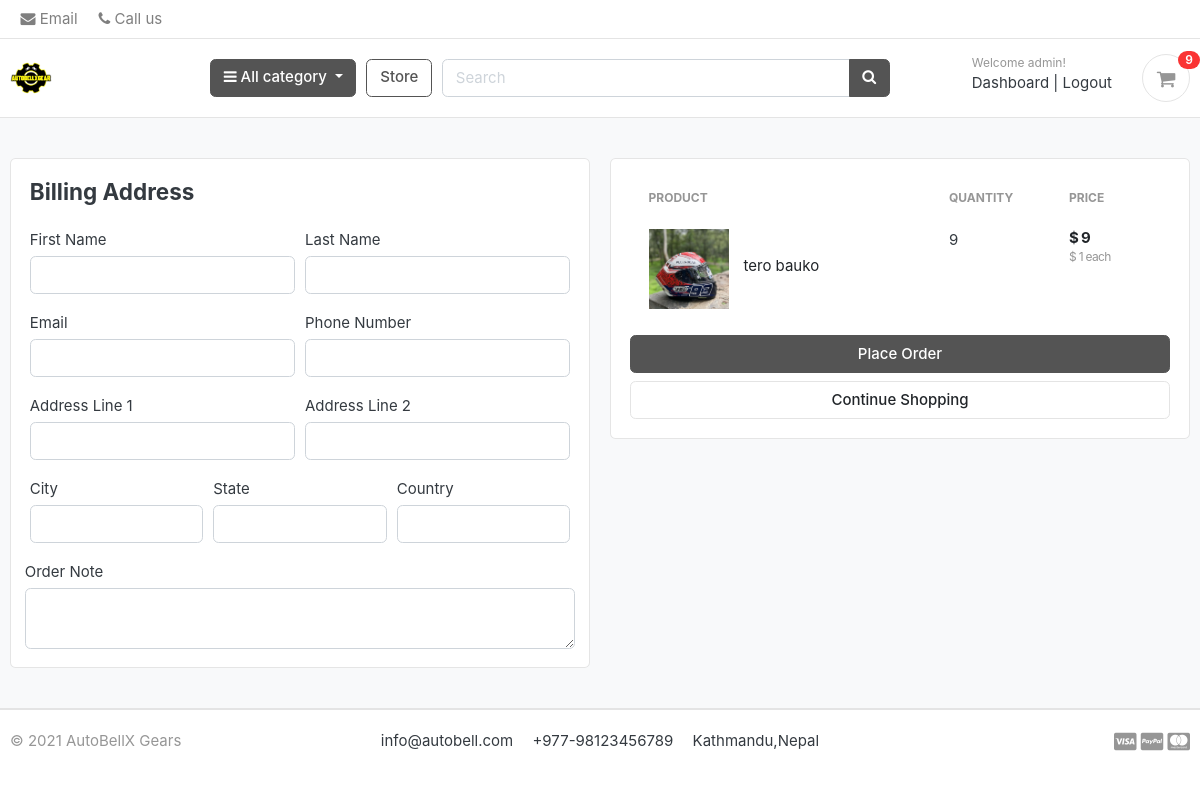
Page /cart/checkout/ (signed in) on the earlier database version.
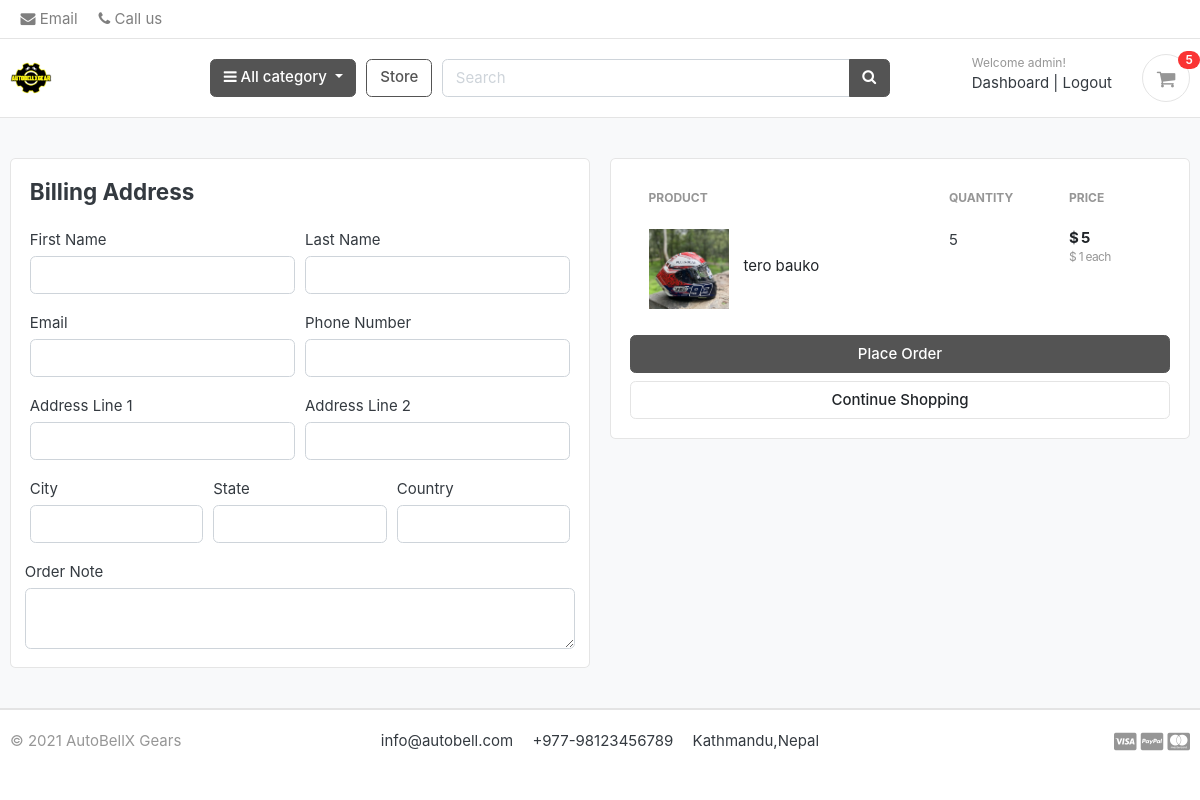
Same page on the later database version.
### carts/models.py (models this page shows, shortened)
class CartItem(models.Model):
    user = models.ForeignKey(Account, on_delete=models.CASCADE, null=True)
    product = models.ForeignKey(Product, on_delete=models.CASCADE)
    variations = models.ManyToManyField(Variation, blank=True)
    cart    = models.ForeignKey(Cart, on_delete=models.CASCADE, null=True)
    quantity = models.IntegerField()
    is_active = models.BooleanField(default=True)
    def sub_total(self):
        return self.product.price * self.quantity

### store/models.py (models this page shows, shortened)
class Product(models.Model):
    product_name    = models.CharField(max_length=200, unique=True)
    slug            = models.SlugField(max_length=200, unique=True)
    description     = models.TextField(max_length=500, blank=True)
    price           = models.IntegerField()
    images          = models.ImageField(upload_to='photos/products')
    stock           = models.IntegerField()
    is_available    = models.BooleanField(default=True)
    category        = models.ForeignKey(Category, on_delete=models.CASCADE)
    created_date    = models.DateTimeField(auto_now_add=True)
    modified_date   = models.DateTimeField(auto_now=True)
    def get_url(self):
        return reverse('product_detail', args=[self.category.slug, self.slug])

### carts/views.py (the view)
# urls.py: path('checkout/', views.checkout, name='checkout'),
@login_required(login_url='login')
def checkout(request, total=0, quantity=0, cart_items=None):
    try:
        tax = 0
        grand_total = 0
        if request.user.is_authenticated:
            cart_items = CartItem.objects.filter(user=request.user, is_active=True)
        else:
            cart = Cart.objects.get(cart_id=_cart_id(request))
            cart_items = CartItem.objects.filter(cart=cart, is_active=True)
        for cart_item in cart_items:
            total += (cart_item.product.price * cart_item.quantity)
            quantity += cart_item.quantity
        tax = (2 * total)/100
        grand_total = total + tax
    except ObjectDoesNotExist:
        pass #just ignore
    context = {
        'total': total,
        'quantity': quantity,
        'cart_items': cart_items,
        'tax'       : tax,
        'grand_total': grand_total,
    }
    return render(request, 'store/checkout.html', context)

### carts/context_processors.py (called while the page is built)
def counter(request):
    cart_count = 0
    if 'admin' in request.path:
        return {}
    else:
        try:
            cart = Cart.objects.filter(cart_id=_cart_id(request))
            if request.user.is_authenticated:
                cart_items = CartItem.objects.all().filter(user=request.user)
            else:
                cart_items = CartItem.objects.all().filter(cart=cart[:1])
            for cart_item in cart_items:
                cart_count += cart_item.quantity
        except Cart.DoesNotExist:
            cart_count = 0
    return dict(cart_count=cart_count)

### carts/views.py (called while the page is built)
def _cart_id(request):
    cart = request.session.session_key
    if not cart:
        cart = request.session.create()
    return cart

### category/context_processors.py (called while the page is built)
def menu_links(request):
    links = Category.objects.all()
    return dict(links=links)

### category/models.py (called while the page is built)
    def get_url(self):
            return reverse('products_by_category', args=[self.slug])

### templates/store/checkout.html (shortened to what this page needs)
{% extends 'base.html' %}
{% load static %}
{% block content %}
<section class="section-content padding-y bg">
<div class="container">
<div class="row">
	<aside class="col-lg-6">
<div class="card">
  <div class="card-body">
    <h4 class="card-title mb-4">Billing Address</h4>
    <form action="{% url 'place_order' %}" method="POST">
      <div class="form-row">
        <div class="col form-group">
          <label for="">First Name</label>
          <input type="text" name="first_name" class="form-control" required>
        </div>
        <div class="col form-group">
          <label for="">Last Name</label>
          <input type="text" name="last_name" class="form-control" required>
        </div>
      </div>
      <div class="form-row">
        <div class="col form-group">
          <label for="">Email</label>
          <input type="email" name="email" class="form-control" required>
        </div>
        <div class="col form-group">
          <label for="">Phone Number</label>
          <input type="text" name="phone" class="form-control" required>
        </div>
      </div>
      <div class="form-row">
        <div class="col form-group">
          <label for="">Address Line 1</label>
          <input type="text" name="address_line_1" class="form-control" required>
        </div>
        <div class="col form-group">
          <label for="">Address Line 2</label>
          <input type="text" name="address_line_2" class="form-control">
        </div>
      </div>
      <div class="form-row">
        <div class="col form-group">
          <label for="">City</label>
          <input type="text" name="city" class="form-control" required>
        </div>
        <div class="col form-group">
          <label for="">State</label>
          <input type="text" name="state" class="form-control" required>
        </div>
        <div class="col form-group">
          <label for="">Country</label>
          <input type="text" name="country" class="form-control" required>
        </div>
        </div>
        <div class="form-row">
          <label for="">Order Note</label>
          <textarea name="order_note" rows="2" class="form-control"></textarea>
        </div>
  </div>
</div>
	</aside>
	<aside class="col-lg-6">
		<div class="card">
		<div class="card-body">
      <table class="table table-borderless table-shopping-cart">
      <thead class="text-muted">
      <tr class="small text-uppercase">
        <th scope="col">Product</th>
        <th scope="col" width="120">Quantity</th>
        <th scope="col" width="120">Price</th>
      </tr>
      </thead>
      <tbody>
      {% for cart_item in cart_items %}
      <tr>
      	<td>
      		<figure class="itemside align-items-center">
      			<div class="aside"><img src="{{ cart_item.product.images.url }}" class="img-sm"></div>
      			<figcaption class="info">
      				<a href="{{ cart_item.product.get_url }}" class="title text-dark">{{ cart_item.product.product_name }}</a>
      			</figcaption>
      		</figure>
      	</td>
      	<td>
      				<label for="">{{cart_item.quantity}}</label>
      	</td>
      	<td>
      		<div class="price-wrap">
      			<var class="price">$ {{ cart_item.sub_total }}</var>
      			<small class="text-muted"> $ {{ cart_item.product.price }} each </small>
      		</div>
      	</td>
      </tr>
      {% endfor %}
      </tbody>
      </table>
      <button type="submit" name="submit" class="btn btn-secondary btn-block">Place Order</button>
			<a href="{% url 'store' %}" class="btn btn-light btn-block">Continue Shopping</a>
		</div>
		</div>
</aside>
</div>
</div>
</section>
{% endblock %}

### templates/includes/navbar.html (shortened to what this page needs)
{% load static %}
<header class="section-header">
<nav class="navbar p-md-0 navbar-expand-sm navbar-light border-bottom">
<div class="container">
  <div class="collapse navbar-collapse" id="navbarTop4">
    <ul class="navbar-nav">
    <li><a href="#" class="nav-link"> <i class="fa fa-envelope"></i> Email </a></li>
    <li><a href="#" class="nav-link"> <i class="fa fa-phone"></i> Call us </a></li>
  </ul>
  </div>
</div>
</nav>
<section class="header-main border-bottom">
  <div class="container">
<div class="row align-items-center">
  <div class="col-lg-2 col-md-3 col-6">
    <a href="{% url 'home' %}" class="brand-wrap">
      <img class="logo" src="{% static './images/index.png' %}">
    </a>
  </div>
  <div class="col-lg col-sm col-md col-6 flex-grow-0" id="categories">
    <div class="category-wrap dropdown d-inline-block float-right" id="category">
      <button type="button" class="btn btn-secondary dropdown-toggle" data-toggle="dropdown">
        <i class="fa fa-bars"></i> All category
      </button>
    </div>
  </div>
  <a href="{% url 'store' %}" class="btn btn-outline-secondary" id="store">Store</a>
  <div class="col-lg  col-md-6 col-sm-12 col" id="search">
    <form action="{% url 'search' %}" class="search" method='GET'>
      <div class="input-group w-100" id="searchbar">
          <input type="text" class="form-control" style="width:60%;" placeholder="Search" name="keyword">
          <div class="input-group-append">
            <button class="btn btn-secondary" type="submit">
              <i class="fa fa-search"></i>
            </button>
          </div>
        </div>
    </form>
  </div>
  <div class="col-lg-3 col-sm-6 col-8 order-2 order-lg-3">
        <div class="d-flex justify-content-end mb-3 mb-lg-0">
          {% if user.id is None %}
          <div class="widget-header" id="widget">
          <div id="nav-widget">
              <small class="title text-muted" >Welcome guest!</small>
              <a href="{% url 'login' %}"><i class="far fa-user-circle pl-2"></i>Login</a>
          </div>
          </div>
          {% else %}
          <div class="widget-header">
            <small class="title text-muted">Welcome {{user.first_name}}!</small>
            <div>
              <a href="{% url 'dashboard' %}">Dashboard</a> <span class="dark-transp"> | </span>
              <a href="{% url 'logout' %}"> Logout</a>
            </div>
          </div>
          {% endif %}
          <a href="{% url 'cart' %}" class="widget-header pl-3 ml-3" id="nav-cart">
            <div class="icon icon-sm rounded-circle border cart-head"><i class="fa fa-shopping-cart"></i></div>
            <span class="badge badge-pill badge-warning notify" id="count">{{cart_count}}</span>
          </a>
        </div>
      </div>
</div>
  </div>
</section>
</header>

Differences in the rows shown:
changed CartItem "tero bauko": quantity "9" → "5"; sub_total "9" → "5"
Other differences:
{{ cart_count }}: "9" → "5"
